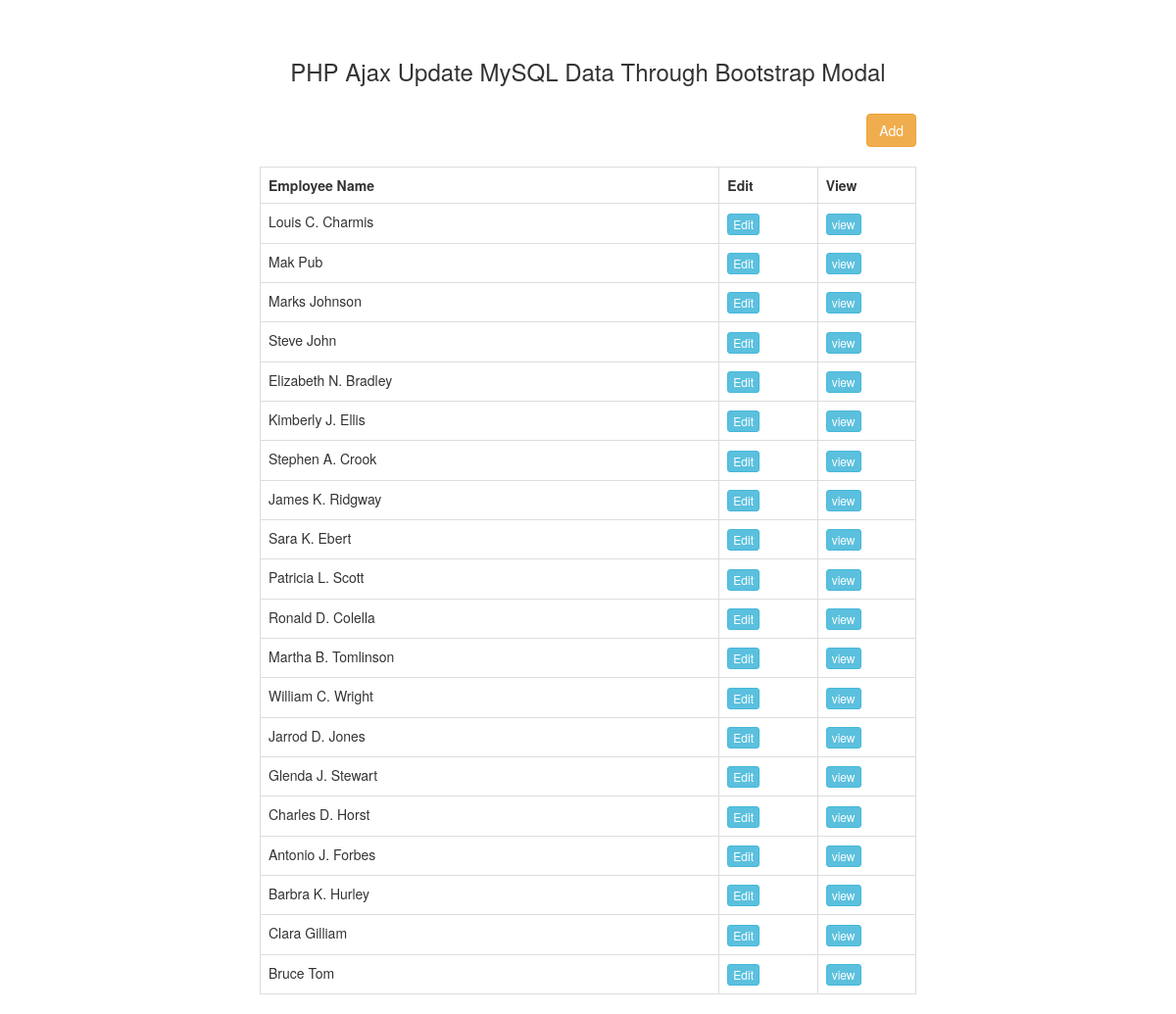
The page /tuts/index.php on the database its author committed.
### tables this page shows
CREATE TABLE IF NOT EXISTS `tbl_employee` (  
  `id` int(11) NOT NULL AUTO_INCREMENT,  
  `name` varchar(50) NOT NULL,  
  `address` text NOT NULL,  
  `gender` varchar(10) NOT NULL,  
  `designation` varchar(100) NOT NULL,  
  `age` int(11) NOT NULL,  
  `image` varchar(100) NOT NULL,  
  PRIMARY KEY (`id`)  
 );

### tuts/index.php (the view, shortened to what this page needs)
<?php
$connect = mysqli_connect("localhost", "root", "", "tbl_employee");
$query = "SELECT * FROM tbl_employee ORDER BY id DESC";
$result = mysqli_query($connect, $query);
?>
<!DOCTYPE html>
<html>
     <head>
          <link rel="stylesheet" href="https://maxcdn.bootstrapcdn.com/bootstrap/3.3.6/css/bootstrap.min.css" />
     </head>
     <body>
          <br /><br />
          <div class="container" style="width:700px;">
               <h3 align="center">PHP Ajax Update MySQL Data Through Bootstrap Modal</h3>
               <br />
               <div class="table-responsive">
                    <div align="right">
                         <button type="button" name="add" id="add" data-toggle="modal" data-target="#add_data_Modal" class="btn btn-warning">Add</button>
                    </div>
                    <br />
                    <div id="employee_table">
                         <table class="table table-bordered">
                              <tr>
                                   <th width="70%">Employee Name</th>
                                   <th width="15%">Edit</th>
                                   <th width="15%">View</th>
                              </tr>
                              <?php
                              while($row = mysqli_fetch_array($result))
                              {
                              ?>
                              <tr>
                                   <td><?php echo $row["name"]; ?></td>
                                   <td><input type="button" name="edit" value="Edit" id="<?php echo $row["id"]; ?>" class="btn btn-info btn-xs edit_data" /></td>
                                   <td><input type="button" name="view" value="view" id="<?php echo $row["id"]; ?>" class="btn btn-info btn-xs view_data" /></td>
                              </tr>
                              <?php
                              }
                              ?>
                         </table>
                    </div>
               </div>
          </div>
     </body>
</html>

### rows shown on the page
tbl_employee: name "Louis C. Charmis"
tbl_employee: name "Mak Pub"
tbl_employee: name "Marks Johnson"
tbl_employee: name "Steve John"
tbl_employee: name "Elizabeth N. Bradley"
tbl_employee: name "Kimberly J. Ellis"
tbl_employee: name "Stephen A. Crook"
tbl_employee: name "James K. Ridgway"
tbl_employee: name "Sara K. Ebert"
tbl_employee: name "Patricia L. Scott"
tbl_employee: name "Ronald D. Colella"
tbl_employee: name "Martha B. Tomlinson"
tbl_employee: name "William C. Wright"
tbl_employee: name "Jarrod D. Jones"
tbl_employee: name "Glenda J. Stewart"
tbl_employee: name "Charles D. Horst"
tbl_employee: name "Antonio J. Forbes"
tbl_employee: name "Barbra K. Hurley"
tbl_employee: name "Clara Gilliam"
tbl_employee: name "Bruce Tom"
